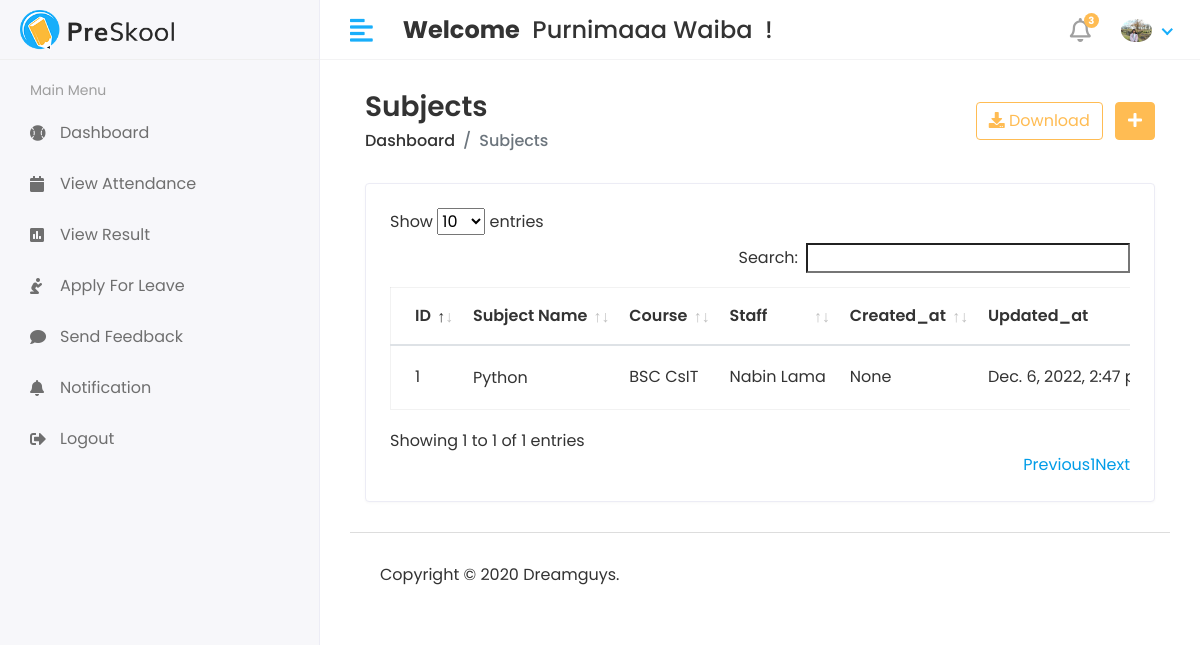
The page /Hod/Subject/View (signed in) on the database its author committed.
### app/models.py (models this page shows, shortened)
class CustomUser(AbstractUser):
    USER = (
        (1, 'HOD'),
        (2, 'STAFF'),
        (3, 'STUDENT'),
    )
    user_type = models.CharField(choices=USER, max_length=50, default=1)
    profile_pic = models.ImageField(upload_to='media/profile_pic')

class Subject(models.Model):
    name = models.CharField(max_length=100)
    course = models.ForeignKey(Course, on_delete=models.CASCADE)
    staff = models.ForeignKey(Staff, on_delete=models.CASCADE)
    created_at = models.DateTimeField(auto_now_add=True, null=True)
    updated_at = models.DateTimeField(auto_now=True)

class Course(models.Model):
    name = models.CharField(max_length=100)
    created_at = models.DateTimeField(auto_now_add=True)
    update_at = models.DateTimeField(auto_now=True)
    def __str__(self):
        return self.name

class Staff(models.Model):
    admin = models.OneToOneField(CustomUser, on_delete=models.CASCADE)
    address = models.TextField()
    gender = models.CharField(max_length=100)
    created_at = models.DateTimeField(auto_now_add=True)
    updated_at = models.DateTimeField(auto_now=True)

### student_management_system/Hod_Views.py (the view)
# urls.py: path('Hod/Subject/View', Hod_Views.VIEW_SUBJECT, name='view_subject'),
@login_required(login_url='/')
def VIEW_SUBJECT(request):
    subject = Subject.objects.all()
    context = {
        "subject": subject
    }
    return render(request, 'Hod/view_subject.html', context)

### templates/Hod/view_subject.html (shortened to what this page needs)
{% extends 'base.html'%}
{% block content %}
<div class="content container-fluid">
    <div class="page-header">
       <div class="row align-items-center">
          <div class="col">
             <h3 class="page-title">Subjects</h3>
             <ul class="breadcrumb">
                <li class="breadcrumb-item"><a href="index.html">Dashboard</a></li>
                <li class="breadcrumb-item active">Subjects</li>
             </ul>
          </div>
          <div class="col-auto text-right float-right ml-auto">
             <a href="#" class="btn btn-outline-primary mr-2"><i class="fas fa-download"></i> Download</a>
             <a href="add-student.html" class="btn btn-primary"><i class="fas fa-plus"></i></a>
          </div>
       </div>
     </div>
     <div class="row">
       <div class="col-sm-12">
          <div class="card card-table">
             <div class="card-body">
                <div class="table-responsive">
                   <table id="table_id" class="table table-hover table-center mb-0">
                      <thead>
                         <tr>
                            <th>ID</th>
                            <th>Subject Name</th>
                            <th>Course</th>
                            <th>Staff</th>
                            <th>Created_at</th>
                            <th>Updated_at</th>
                         </tr>
                      </thead>
                      <tbody>
                        {% for i in subject %}
                         <tr>
                            <td>{{i.id}}</td>
                            <td>
                               <h2 class="table-avatar">
                                  <a href="student-details.html">{{i.name}} </a>
                               </h2>
                            </td>
                            <td>{{i.course}}</td>
                            <td>{{i.staff.admin.first_name}} {{i.staff.admin.last_name}}</td>
                            <td>{{i.created_at}}</td>
                            <td>{{i.updated_at}}</td>
                         </tr>
                         {% endfor %}
                      </tbody>
                   </table>
                </div>
             </div>
          </div>
       </div>
    </div>
 </div>
{% endblock%}

### templates/includes/header.html (shortened to what this page needs)
{% load static %}
<div class="header">
    <div class="header-left">
       <a href="index.html" class="logo">
       <img src="{% static 'assets/img/logo.png' %}" alt="Logo">
       </a>
    </div>
    <a href="javascript:void(0);" id="toggle_btn">
    <i class="fas fa-align-left"></i>
    </a>
    <div class="top-nav-search mt-3">
     <h4><strong> Welcome</strong>&nbsp; <span> {{user.first_name}} {{user.last_name}}</span> &nbsp;! </h4>
    </div>
    <ul class="nav user-menu">
       <li class="nav-item dropdown noti-dropdown">
          <a href="#" class="dropdown-toggle nav-link" data-toggle="dropdown">
          <i class="far fa-bell"></i> <span class="badge badge-pill">3</span>
          </a>
       </li>
       <li class="nav-item dropdown has-arrow">
          <a href="#" class="dropdown-toggle nav-link" data-toggle="dropdown">
          <span class="user-img"><img class="rounded-circle" src="/{{user.profile_pic}}" width="31" alt="Ryan Taylor"></span>
          </a>
       </li>
    </ul>
 </div>

### static/assets/css/style.css (style rules this page uses)
html { height: 100%; }
body { background-color: #fff; color: #333; font-family: 'Poppins', sans-serif; font-size: 1rem; height: 100%; line-height: 1.5; overflow-x: hidden; }
h1, h2, h3, h4, h5, h6 { font-family: 'Poppins', sans-serif; margin-top: 0; }
a { color: #009ce7; }
input, button, a { transition: all 0.4s ease; -moz-transition: all 0.4s ease; -o-transition: all 0.4s ease; -ms-transition: all 0.4s ease; -webkit-transition: all 0.4s ease; }
ul, ol { padding: 0px; list-style: none; }
.table { color: #333; max-width: 100%; margin-bottom: 0; width: 100%; }
.table.dataTable { border-collapse: collapse !important; border: 1px solid rgba(0, 0, 0, 0.05); }
table.table td h2 { display: inline-block; font-size: inherit; font-weight: 400; margin: 0; padding: 0; vertical-align: middle; }
table.table td h2.table-avatar { align-items: center; display: inline-flex; font-size: inherit; font-weight: 400; margin: 0; padding: 0; vertical-align: middle; white-space: nowrap; }
table.table td h2 a { color: #333; }
.table thead tr th { font-weight: 600; }
.table tbody tr { border-bottom: 1px solid rgba(0, 0, 0, 0.05); }
.table.table-center td, .table.table-center th { vertical-align: middle; }
.card-table .card-body .table > thead > tr > th { border-top: 0; }
.card-table .card-body .table tr td:first-child, .card-table .card-body .table tr th:first-child { padding-left: 1.5rem; }
.card-table .table td, .card-table .table th { border-top: 1px solid #e2e5e8; padding: 1rem 0.75rem; white-space: nowrap; }
.btn-primary { background-color: #FFBC53; border: 1px solid #FFBC53; }
.btn-outline-primary { color: #FFBC53; border-color: #FFBC53; }
.card { border: 1px solid #ececf5; box-shadow: 0 1px 3px 0 rgba(0, 0, 0, 0.03); margin-bottom: 1.875rem; }
.card-body { padding: 1.5rem; }
.header { background-color: #fff; border-bottom: 1px solid #f3f3f4; left: 0; position: fixed; right: 0; top: 0; z-index: 1001; height: 60px; }
.header .header-left { float: left; height: 60px; padding: 0 20px; position: relative; width: 320px; z-index: 1; transition: all 0.2s ease-in-out; background-color: #f7f7fa; border-bottom: 1px solid #efefef; border-right: 1px solid #ececf5; display: flex; align-items: center; }
.header .header-left .logo { display: inline-block; line-height: 60px; }
.header .header-left .logo img { max-height: 40px; width: auto; }
.header .dropdown-toggle:after { display: none; }
.header .has-arrow .dropdown-toggle:after { border-top: 0; border-left: 0; border-bottom: 2px solid #18aefa; border-right: 2px solid #18aefa; content: ''; height: 8px; display: inline-block; pointer-events: none; -webkit-transform-origin: 66% 66%; -ms-transform-origin: 66% 66%; transform-origin: 66% 66%; -webkit-transform: rotate(45deg); -ms-transform: rotate(45deg); transform: rotate(45deg); -webkit-transition: all 0.15s ease-in-out; transition: all 0.15s ease-in-out; width: 8px; vertical-align: 0px; }
.user-menu { float: right; margin: 0; position: relative; z-index: 99; padding-right: 15px; }
.user-menu.nav > li > a { color: #a0a0a0; font-size: 14px; line-height: 58px; padding: 0 15px; height: 60px; }
.user-img { margin-right: 3px; position: relative; }
.top-nav-search { float: left; margin-left: 15px; }
.page-header { margin-bottom: 1.875rem; }
.page-header .breadcrumb { background-color: transparent; color: #6c757d; font-size: 1rem; font-weight: 500; margin-bottom: 0; padding: 0; }
.page-header .breadcrumb a { color: #333; }
.page-title { font-size: 28px; font-weight: 600; color: #333; margin-bottom: 5px; }
.user-menu.nav > li > a .badge { background-color: #FFBC53; display: block; font-size: 10px; font-weight: bold; height: 15px; width: 15px; position: absolute; right: 7px; top: 13px; color: #fff; padding: 3px; }
.user-menu.nav > li > a > i { font-size: 1.5rem; line-height: 60px; }
@media (min-width: 992px) { #toggle_btn { align-items: center; color: #18aefa; display: inline-flex; float: left; font-size: 26px; height: 60px; justify-content: center; margin-left: 15px; padding: 0 15px; } }

### rows shown on the page
CustomUser: first_name "Purnimaaa", last_name "Waiba", profile_pic (picture)
Subject: id "1", name "Python", course "BSC CsIT", staff.admin.first_name "Nabin", staff.admin.last_name "Lama", created_at "None", updated_at "Dec. 6, 2022, 2:47…"
